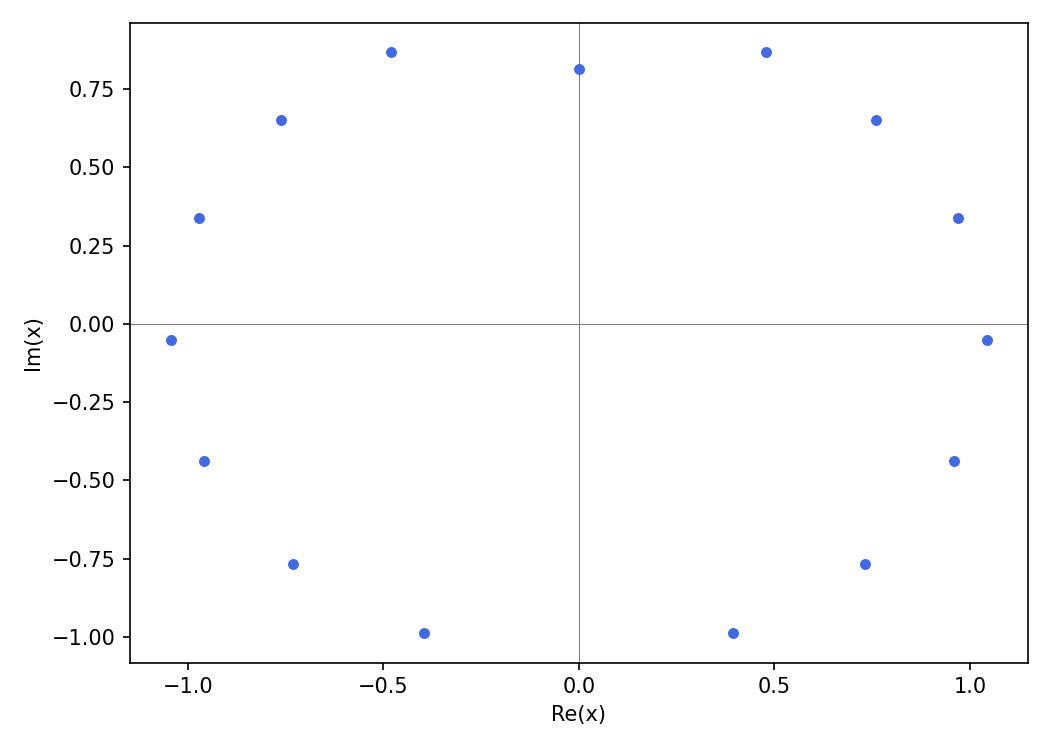

This chart was generated by the following Python code:
"""Row-N zeros for unbalanced family.

The unbalanced weight is W(x) = Gamma(1/4 + ix)^2 * Gamma(3/4 - ix).
The unbalanced polynomials are Q̃_n(x) = P^{(1/2)}_n(x + i/4),
i.e. the standard MP lambda=1/2 polynomials evaluated at x + i/4.

MP lambda=1/2 polynomials R_n satisfy:
  (n+1) R_{n+1} = 2x R_n - n R_{n-1}
  R_0 = 1, R_1 = 2x
(lambda=1/2: coefficient is n + 2*1/2 - 1 = n, so: -(n+2lambda-1) = -n.)

Then Q̃_n(x) = R_n(x + i/4) evaluated symbolically.

Wait: the existing unbalanced_zeros_single.py uses evalP_std and poly_coeffs_shifted.
Let me use their convention:
  evalP_std(n, y): standard MP lambda=1/2 evaluated at y
    (n+1) P_{n+1} = 2y P_n - (n+1/2) P_{n-1}  ???

Actually checking unbalanced_zeros_single.py:
  evalP_std: p0=1, p1=2y, p0,p1 = p1, (2y*p1 - j*p0)/(j+1)
  so: (j+1)*P_{j+1} = 2y*P_j - j*P_{j-1}
  => (n+1) P_{n+1} = 2x P_n - n P_{n-1}

This is lambda=1/2: n+2lambda-1 = n+2*1/2-1 = n. Correct.

And poly_coeffs_shifted builds these as polynomials in x with the shift x -> x + i/4:
  result[0] = [1]
  result[1] = [i/2, 2]    (i.e., 1*(i/4*2) + 0 for const, +2x... wait)

Looking at poly_coeffs_shifted: result[1] = [1j/2, mpc(2)].
So Q̃_1(x) = 2x + i/2? Let's verify: R_1(y) = 2y, Q̃_1(x) = R_1(x+i/4) = 2(x+i/4) = 2x + i/2. ✓

For the unbalanced matching:
  J_{N,k} = int Q̃_N(x) Q̃_k(x) W(x) dx
where W(x) = Gamma(1/4+ix)^2 * Gamma(3/4-ix).

The approximant is p_N(x) = sum_{k=0}^N J_{N,k}/nrm_k * Q̃_k(x)
where nrm_k = int |Q̃_k(x)|^2 * W_std dx for some standard weight...

Actually looking more carefully at unbalanced_dual_matching.pkl:
The pkl stores J_{m,k} directly as the raw integrals (not normalized).
The approximant in unbalanced_zeros_single.py uses J_ext[(m_row, k)] directly
without any normalization, and builds:
  f_coeffs[j] += J_{m,k} * poly_k[j]

So the polynomial is sum_k J_{m,k} Q̃_k(x) — the normalization is absorbed into J.
This means p_N(x) = sum_k J_{N,k} Q̃_k(x), using J_{N,k} as the raw matching integrals.

For large N, we need to compute J_{N,k} for k=0..N via quadrature.
The integral: J_{N,k} = int_{-inf}^{inf} Q̃_N(x) Q̃_k(x) * Gamma(1/4+ix)^2 * Gamma(3/4-ix) dx

This is a complex integrand.

Target: N=15 (fall back to N=10 if too slow).
"""
import mpmath as mp
import matplotlib
matplotlib.use("Agg")
import matplotlib.pyplot as plt
import pickle
import os

mp.mp.dps = 60

NODES = [-60, -40, -25, -15, -8, -4, -2, 0, 2, 4, 8, 15, 25, 40, 60]
N_TARGET = 15
CACHE_FILE = f"unbalanced_rowN_{N_TARGET}_cache.pkl"


def K_unbalanced(x):
    """Kernel: Gamma(1/4+ix)^2 * Gamma(3/4-ix)."""
    return mp.gamma(mp.mpf(1) / 4 + 1j * x) ** 2 * mp.gamma(mp.mpf(3) / 4 - 1j * x)


def poly_coeffs_shifted(N):
    """Polynomial coefficients of Q̃_0..Q̃_N in x (shifted by i/4)."""
    result = [[mp.mpc(1)]]
    if N == 0:
        return result
    result.append([1j / 2, mp.mpc(2)])
    p_prev, p_curr = result[0], result[1]
    for j in range(1, N):
        new_len = j + 2
        p_new = [mp.mpc(0)] * new_len
        # Q̃_{j+1} = ((j+1) terms from (j+1)*Q = 2y*Q_j - j*Q_{j-1})
        # but y = x + i/4, so 2y*Q̃_j = 2(x+i/4)*Q̃_j
        for idx, c in enumerate(p_curr):
            p_new[idx + 1] += 2 * c       # 2x term
            p_new[idx] += (1j / 2) * c    # 2*(i/4)*Q_j term
        for idx, c in enumerate(p_prev):
            p_new[idx] -= j * c
        p_new = [c / (j + 1) for c in p_new]
        result.append(p_new)
        p_prev = p_curr
        p_curr = p_new
    return result


def evalQ_shifted(n, x, pcs=None):
    """Evaluate Q̃_n(x) via recurrence."""
    # (n+1) Q̃_{n+1}(x) = 2(x+i/4) Q̃_n(x) - n Q̃_{n-1}(x)
    p0 = mp.mpc(1)
    if n == 0:
        return p0
    p1 = 2 * (x + 1j / 4)
    if n == 1:
        return p1
    for j in range(1, n):
        p0, p1 = p1, (2 * (x + 1j / 4) * p1 - j * p0) / (j + 1)
    return p1


print(f"Computing row-{N_TARGET} unbalanced coefficients J_{{{N_TARGET},k}} for k=0..{N_TARGET}...")

if os.path.exists(CACHE_FILE):
    with open(CACHE_FILE, 'rb') as f:
        J_row = pickle.load(f)
    print(f"  Loaded {len(J_row)} entries from cache")
else:
    # Check if existing pkl has some entries
    with open("unbalanced_dual_matching.pkl", "rb") as f:
        J_cached = pickle.load(f)

    J_row = {}
    for k in range(N_TARGET + 1):
        key = (N_TARGET, k)
        alt = (k, N_TARGET)
        if key in J_cached:
            J_row[k] = J_cached[key]
            print(f"  k={k}: from cache = {mp.nstr(J_row[k], 8)}")
        elif alt in J_cached:
            J_row[k] = J_cached[alt]
            print(f"  k={k}: from cache (symm) = {mp.nstr(J_row[k], 8)}")
        else:
            val = mp.quad(
                lambda x, k=k: evalQ_shifted(N_TARGET, x) * evalQ_shifted(k, x) * K_unbalanced(x),
                NODES)
            J_row[k] = val
            print(f"  k={k}: computed = {mp.nstr(val, 8)}")
    with open(CACHE_FILE, 'wb') as f:
        pickle.dump(J_row, f)
    print(f"  Saved {CACHE_FILE}")

# Coefficient polynomial: g_N(x) = sum_k J_{N,k} x^k using the raw
# matching integrals as monomial coefficients.
print(f"\nComputing zeros of g_{N_TARGET}(x) = sum_k J_{{N,k}} x^k ...")
f_coeffs = [J_row.get(k, mp.mpc(0)) for k in range(N_TARGET + 1)]
while len(f_coeffs) > 1 and abs(f_coeffs[-1]) < 1e-40:
    f_coeffs.pop()
print(f"  Degree: {len(f_coeffs) - 1}")

mp.mp.dps = 80
zs = mp.polyroots(f_coeffs[::-1], maxsteps=300, extraprec=300)
print(f"  {len(zs)} zeros found")

xs = [float(z.real) for z in zs]
ys = [float(z.imag) for z in zs]

fig, ax = plt.subplots(figsize=(7, 5))
ax.scatter(xs, ys, s=18, color="royalblue", zorder=3,
           label=fr"zeros of $g_{{{N_TARGET}}}(x)=\sum_k J_{{{N_TARGET},k}}x^k$")
ax.axhline(0, color="gray", lw=0.5)
ax.axvline(0, color="gray", lw=0.5)
ax.set_xlabel("Re(x)")
ax.set_ylabel("Im(x)")
# legend removed
plt.tight_layout()
plt.savefig("unbalanced_rowN_zeros.png", dpi=150)
print("Saved unbalanced_rowN_zeros.png")
